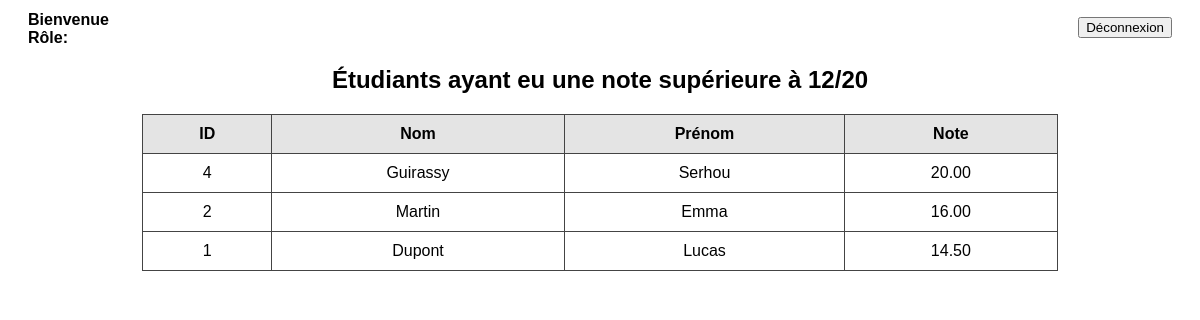
Page /centre_formation/stats_notes4.php on the committed database.
### tables this page shows
CREATE TABLE `notes` (
  `id_note` int NOT NULL,
  `id_etudiant` int NOT NULL,
  `id_module` int NOT NULL,
  `note` decimal(4,2) NOT NULL
);

CREATE TABLE `etudiants` (
  `id_etudiant` int NOT NULL,
  `nom` varchar(50) NOT NULL,
  `prenom` varchar(50) NOT NULL,
  `date_naissance` date NOT NULL,
  `email` varchar(50) NOT NULL,
  `telephone` varchar(20) NOT NULL
);

### centre_formation/stats_notes4.php (the view, shortened to what this page needs)
<?php
$host = "localhost";
$user = "root";
$password = "mysql";
$database = "centre_formation";
$conn = mysqli_connect($host, $user, $password, $database);
$sql = "SELECT e.id_etudiant AS id_primaire, nom, prenom, note FROM etudiants e INNER JOIN notes n ON e.id_etudiant = n.id_etudiant WHERE note > 12 ORDER BY note DESC";
$result = mysqli_query($conn, $sql);
?>
<!DOCTYPE html>
<html lang="en">
<head>
</head>
<body>
<?php
echo "<p style='float: left; position: absolute; top: -5px; font-weight: bold;'>Bienvenue ".$_SESSION["login"]."<br>";
echo "Rôle: ".$_SESSION["role"]."</p>";
?>
<a href="logout.php" style='float: right; position: relative; top: -11px;';><button>Déconnexion</button></a>
<br>
<h2>Étudiants ayant eu une note supérieure à 12/20</h2>
<table>
    <tr>
        <th>ID</th>
        <th>Nom</th>
        <th>Prénom</th>
        <th>Note</th>
    </tr>
    <?php
    if ($result && mysqli_num_rows($result) > 0) {
        while ($row = mysqli_fetch_assoc($result)) {
            echo "<tr>";
            echo "<td>".$row['id_primaire']."</td>";
            echo "<td>".$row['nom']."</td>";
            echo "<td>".$row['prenom']."</td>";
            echo "<td>".$row['note']."</td>";
            echo "</tr>";
        }
    } else {
        echo "<tr><td colspan='6'>Aucun client trouvé.</td></tr>";
    }
    ?>
</table>
</body>
</html>

### centre_formation/stats_notes4.php (style rules this page uses)
body { font-family: Arial, sans-serif; padding: 20px; }
table { border-collapse: collapse; width: 80%; margin: auto; }
th, td { border: 1px solid #444; padding: 10px; text-align: center; }
th { background-color: #e4e4e4; }
h2 { text-align: center; }

### rows in the picture
notes: id_etudiant.id_etudiant "4", id_etudiant.nom "Guirassy", id_etudiant.prenom "Serhou", note "20.00"
notes: id_etudiant.id_etudiant "2", id_etudiant.nom "Martin", id_etudiant.prenom "Emma", note "16.00"
notes: id_etudiant.id_etudiant "1", id_etudiant.nom "Dupont", id_etudiant.prenom "Lucas", note "14.50"
